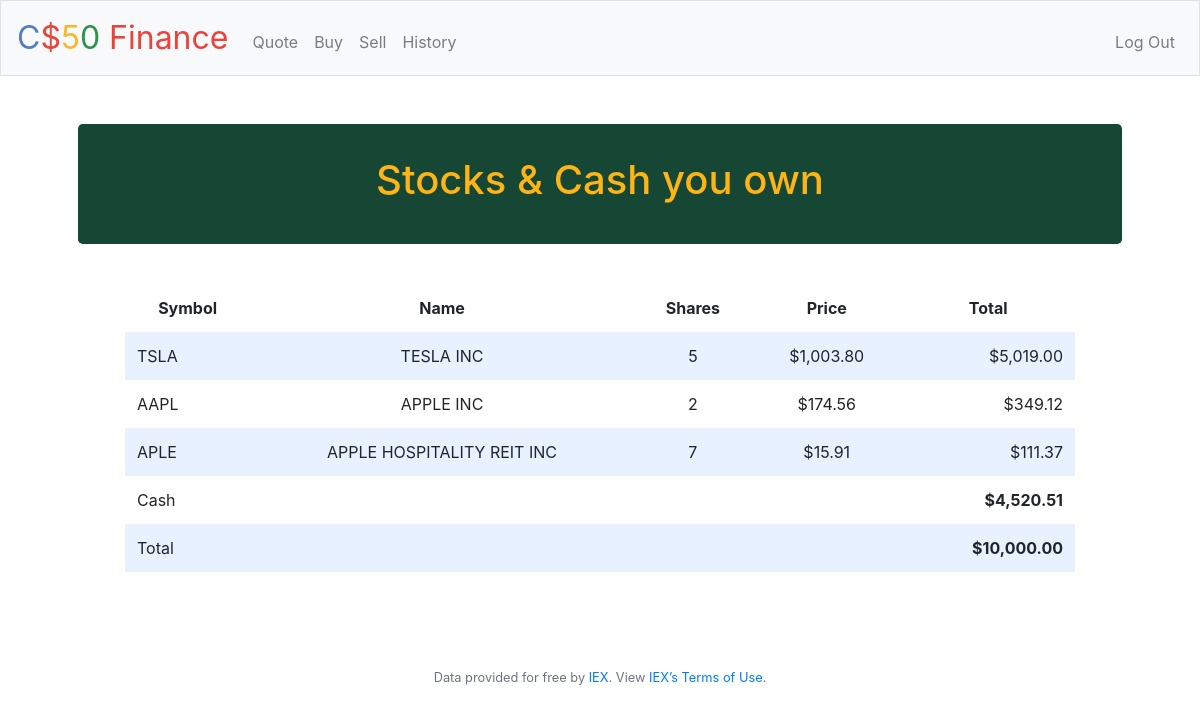
/ (signed in), run on the app's committed database.
### tables this page shows
CREATE TABLE user_stocks
(id INTEGER NOT NULL,
user_id INTEGER NOT NULL, 
symbol TEXT NOT NULL, 
share_name TEXT NOT NULL,
share_qty integer NOT NULL,
unit_price NUMERIC NOT NULL,
total_price NUMERIC NOT NULL,
PRIMARY KEY(id),
FOREIGN KEY(user_id) REFERENCES users(id)    
);

CREATE TABLE users (id INTEGER, username TEXT NOT NULL, hash TEXT NOT NULL, cash NUMERIC NOT NULL DEFAULT 10000.00, PRIMARY KEY(id));

### application.py (the view)
@app.route("/")
@login_required
def index():
    totalSharesValue = 0
    userId = session["user_id"]
    sqlStr = "SELECT upper(symbol) as symbol, Upper(share_name) as name, share_qty as shares, "
    sqlStr = sqlStr + " unit_price as price, total_price as total "
    sqlStr = sqlStr + " FROM user_stocks WHERE user_id = ? "
    rows_stock = db.execute(sqlStr, userId)
    sqlStr = "SELECT IFNULL(sum(total_price), 0) as totalSharesValue "
    sqlStr = sqlStr + "FROM user_stocks WHERE user_id = ? "
    rowTotValue = db.execute(sqlStr, userId)
    if len(rowTotValue) > 0:
        totalSharesValue = float(rowTotValue[0]["totalSharesValue"])
    sqlStr = "SELECT 'Cash' as symbol, cash as total "
    sqlStr = sqlStr + " FROM users WHERE id = ? "
    rows = db.execute(sqlStr, userId)
    if len(rows) > 0:
        totalCash = rows[0]["total"]
        totalSharesValue = float(totalSharesValue) + float(totalCash)
    """Show portfolio of stocks"""
    return render_template("index.html", rows_stocks=rows_stock, rows=rows, totalSharesValue=totalSharesValue)

### application.py (called while the page is built)
@app.after_request
def after_request(response):
    response.headers["Cache-Control"] = "no-cache, no-store, must-revalidate"
    response.headers["Expires"] = 0
    response.headers["Pragma"] = "no-cache"
    return response

### helpers.py (called while the page is built)
def login_required(f):
    @wraps(f)
    def decorated_function(*args, **kwargs):
        if session.get("user_id") is None:
            return redirect("/login")
        return f(*args, **kwargs)
    return decorated_function

def usd(value):
    return f"${value:,.2f}"

### templates/index.html (shortened to what this page needs)
{% extends "layout.html" %}
{% block main %}
    <div class="jumbotron">
        <h1>Stocks & Cash you own</h1>
    </div>
    <div class="container">
        <div class="section">
            <table>
                <thead>
                    <tr>
                        <th>Symbol</th>
                        <th>Name</th>
                        <th>Shares</th>
                        <th>Price</th>
                        <th>Total</th>
                    </tr>
                </thead>
                <tbody>
                    {% for rw in rows_stocks %}
                        <tr>
                            <td class="text-left">{{rw.symbol}}</td>
                            <td>{{rw.name}}</td>
                            <td>{{rw.shares}}</td>
                            <td>{{rw.price | usd}}</td>
                            <td class="text-right">{{rw.total | usd}}</td>
                        </tr>
                    {% endfor %}
                    {% for rw in rows %}
                        <tr>
                            <td colspan="4" class="text-left">{{rw.symbol}}</td>
                            <td class="text-right font-weight-bold">{{rw.total | usd}}</td>
                        </tr>
                    {% endfor %}
                        <tr>
                            <td colspan="4" class="text-left">Total</td>
                            <td class="text-right font-weight-bold">{{totalSharesValue | usd}}</td>
                        </tr>
                </tbody>
            </table>
        </div>
    </div>
{% endblock %}

### static/styles.css (style rules this page uses)
.jumbotron { background-color: #154734; color: #fdb414; margin-bottom: 2rem; padding: 2rem 1rem; text-align: center; }
.section { padding-bottom: 1rem; padding-left: 2rem; padding-right: 2rem; padding-top: 0.5rem; }
table { background-color: transparent; margin-bottom: 1rem; width: 100%; }
table th, table td { padding: 0.75rem; vertical-align: middle; }
tbody tr:nth-of-type(odd) { background-color: rgb(179, 208, 255, 0.3) }

### data on the page
user_stocks: symbol "TSLA", name "TESLA INC", shares "5", price "$1,003.80", total "$5,019.00"
user_stocks: symbol "AAPL", name "APPLE INC", shares "2", price "$174.56", total "$349.12"
user_stocks: symbol "APLE", name "APPLE HOSPITALITY REIT INC", shares "7", price "$15.91", total "$111.37"
users: symbol "Cash", total "$4,520.51"

### other printed values
{{ totalSharesValue | usd }} "$10,000.00"
